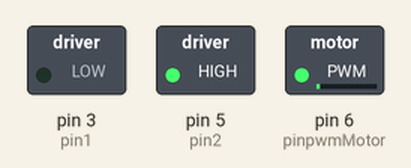
Bench run of a sketch on a simulated Arduino Uno, built with avr-gcc and run on an emulated ATmega328P. Parts: switched loads named in the sketch (green lamp = pin HIGH). What the sketch prints to the serial monitor is not drawn.

Above: at 0.05 s.
At 1.95 s:
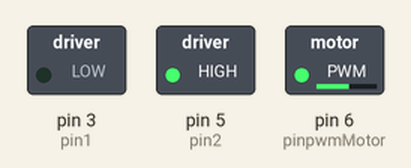
At 3.6 s:
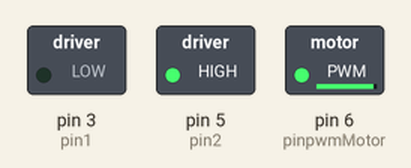
At 7.2 s:
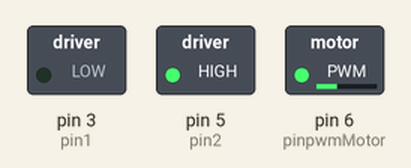
At 9.95 s:
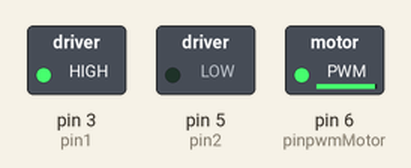
At 12.0 s:
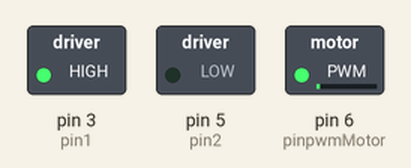
Timing chart, 0 to 15.6 s (numbered marks = the images above):
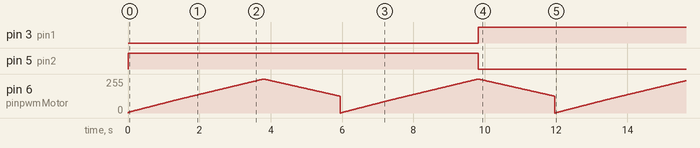

Measured:
- by itself, pin 3 (pin1): alternates HIGH for 6.0 s and LOW for 6.0 s
- by itself, pin 5 (pin2): repeats every 12.0 s: LOW 6.0 s, HIGH 6.0 s

The sketch:

motor_control_sep.ino
```cpp
int pin1 = 3;
int pin2 = 5;
int pinpwmMotor = 6;
long pwmMotor = 0;
int countPerlambat = 0;
bool perlambat = false;
bool balik = false;
int count = 0;
int myCase = 0;
enum motorCase{
  motor1arah = 1,
  motorOnBrake = 2,
  motorOnFreeRunning = 3,
  motorBrakeFreeRunning = 4
  };
//2. pengaturan kecepatan motor 1 arah
//3. pengaturan kecepatan motor 2 arah dengan mengkombinasikan motor ON dan brake
//4. pengaturan kecepatan motor 2 arah dengan mengkombinasikan motor ON dan free running
//5. pengaturan pengereman motor dengan mengkombinasikan motor brake dan free running
void setup() {
  // put your setup code here, to run once:
  Serial.begin(9600);
  pinMode(pin1, OUTPUT);
  pinMode(pin2, OUTPUT);
  pinMode(pinpwmMotor, OUTPUT);
}

void loop() {
  // put your main code here, to run repeatedly:
  //Serial.println("program berjalan");
//  switch(myCase){
//    case motor1arah:
//      case2();
//      myCase = motorOnBrake ;
//    case motorOnBrake :
//      case3();
//      myCase = motorOnFreeRunning;
//    case motorOnFreeRunning:
//      case4();
//      myCase = motorBrakeFreeRunning;
//    case motorBrakeFreeRunning:
//      case5();
//      myCase = motor1arah;
//     default : motor1arah;
//    }
//  case2();
//  case3();
//case4();
case5();
  //coba++;
  Serial.println(pwmMotor);
}

int percepatMotor() {
    pwmMotor++;
    if(pwmMotor >= 255){
      //delay(5000);
      pwmMotor = 255;
      perlambat = true;
      if(count%2 == 1){
        balik = true;
        }
        else{
          balik = false;
       }
       count++;
      countPerlambat = 0;
     }
  //Serial.print(balik);
  Serial.println("percepat");

}

int perlambatMotor() {
  countPerlambat++;
  if(countPerlambat >= 255){
      //delay(5000);
      countPerlambat = 255;
      if(count%2 == 1){
        balik = true;
        }
        else{
          balik = false;
       }
       count++;
       perlambat = false;
   }
   pwmMotor = 255 - countPerlambat;
  Serial.println("perlambat");
}

int case2() {
  Serial.println("case2");
  digitalWrite(pin1, LOW);
  digitalWrite(pin2, HIGH);
  //perlambatMotor();
  if (perlambat) {
    perlambatMotor();
  }
  else{
    percepatMotor();
  }
  analogWrite(pinpwmMotor, pwmMotor);
}

void case3() {
  //perlambatMotor();
  if (balik) {
    digitalWrite(pin1, HIGH);
    digitalWrite(pin2, LOW);
  }
  else{
    digitalWrite(pin1, LOW);
  digitalWrite(pin2, HIGH);
    }
  if (perlambat) {
    perlambatMotor();
  }
  else{
    percepatMotor();
  }
  analogWrite(pinpwmMotor, pwmMotor);
}

void case4() {
  if (balik) {
    digitalWrite(pin1, HIGH);
    digitalWrite(pin2, LOW);
  }
  else{
    digitalWrite(pin1, LOW);
  digitalWrite(pin2, HIGH);
    }
  if (perlambat) {
    //perlambatMotor();
    pwmMotor = 0;
    perlambat = false;
    //count=1;
  }
  else{
    percepatMotor();
  }
  analogWrite(pinpwmMotor, pwmMotor);
}

void  case5() {
  if (balik) {
    digitalWrite(pin1, HIGH);
    digitalWrite(pin2, LOW);
  }
  else{
    digitalWrite(pin1, LOW);
    digitalWrite(pin2, HIGH);
    }
  if (perlambat) {
    if (countPerlambat > 128) {
      pwmMotor = 0;
      perlambat = false;
    }
    else {
      perlambatMotor();
    }
  }
  else{
    percepatMotor();
  }
  analogWrite(pinpwmMotor, pwmMotor);
}
```
